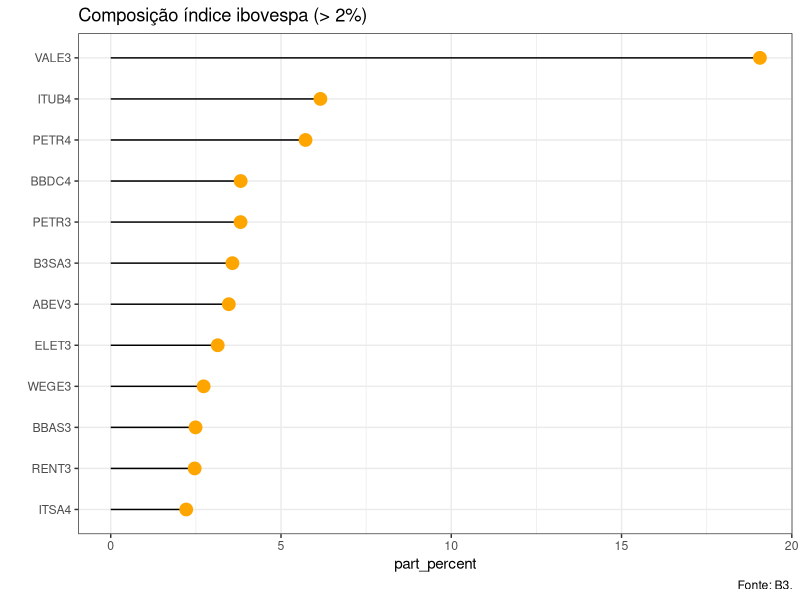

Source code (R):
## ---- chunk 1
library(readxl)
library(dplyr)
library(ggplot2)
library(forcats)

df_setores_b3_part <- read_excel("dados/setorial-b3-05-12-2022-port.xlsx", sheet = 3)

temp <- df_setores_b3_part %>% filter(part_percent > 2)

temp %>%
  arrange(part_percent) %>%    # First sort by val. This sort the dataframe but NOT the factor levels
  mutate(codigo = fct_reorder(codigo, part_percent)) %>%   # This trick update the factor levels
  ggplot(aes(x=codigo, y=part_percent)) +
    geom_segment( aes(xend=codigo, yend=0)) +
    geom_point( size=4, color="orange") +
    coord_flip() +
    theme_bw() +
    xlab("")+
    labs(title='Composição índice ibovespa (> 2%)',
    caption='Fonte: B3.')
## ---- chunk 2

